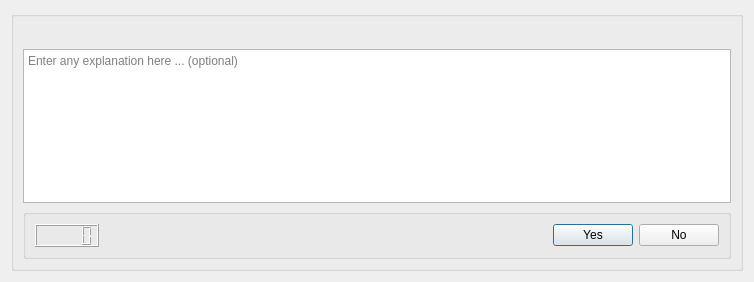
<?xml version="1.0" encoding="UTF-8"?>
<ui version="4.0">
 <class>manual_verification</class>
 <widget class="QDialog" name="manual_verification">
  <property name="geometry">
   <rect>
    <x>0</x>
    <y>0</y>
    <width>754</width>
    <height>282</height>
   </rect>
  </property>
  <property name="windowTitle">
   <string/>
  </property>
  <layout class="QGridLayout" name="gridLayout">
   <item row="0" column="1" colspan="2">
    <widget class="QGroupBox" name="groupBox">
     <property name="sizePolicy">
      <sizepolicy hsizetype="Preferred" vsizetype="Preferred">
       <horstretch>0</horstretch>
       <verstretch>2</verstretch>
      </sizepolicy>
     </property>
     <property name="title">
      <string/>
     </property>
     <layout class="QGridLayout" name="gridLayout_2">
      <item row="0" column="0" colspan="2">
       <widget class="QLabel" name="user_question">
        <property name="font">
         <font>
          <pointsize>11</pointsize>
         </font>
        </property>
        <property name="toolTip">
         <string>&lt;html&gt;&lt;head/&gt;&lt;body&gt;&lt;p&gt;Manual Verification User Query&lt;/p&gt;&lt;/body&gt;&lt;/html&gt;</string>
        </property>
        <property name="text">
         <string/>
        </property>
       </widget>
      </item>
      <item row="1" column="0" colspan="2">
       <widget class="QPlainTextEdit" name="user_explanation">
        <property name="toolTip">
         <string>&lt;html&gt;&lt;head/&gt;&lt;body&gt;&lt;p&gt;Please enter here optional explanation or comments based on manual verification of the query.&lt;/p&gt;&lt;p&gt;The explanation or comments will be provided as return value of the verification API.&lt;/p&gt;&lt;/body&gt;&lt;/html&gt;</string>
        </property>
        <property name="placeholderText">
         <string>Enter any explanation here ... (optional) </string>
        </property>
       </widget>
      </item>
      <item row="2" column="0" colspan="2">
       <widget class="QGroupBox" name="groupBox_2">
        <property name="title">
         <string/>
        </property>
        <layout class="QHBoxLayout" name="horizontalLayout">
         <item>
          <widget class="QLCDNumber" name="timer_manual_verify">
           <property name="toolTip">
            <string>&lt;html&gt;&lt;head/&gt;&lt;body&gt;&lt;p&gt;Count down timer running until verdict (Yes/No) is provided.&lt;/p&gt;&lt;/body&gt;&lt;/html&gt;</string>
           </property>
          </widget>
         </item>
         <item>
          <spacer name="horizontalSpacer">
           <property name="orientation">
            <enum>Qt::Horizontal</enum>
           </property>
           <property name="sizeHint" stdset="0">
            <size>
             <width>40</width>
             <height>20</height>
            </size>
           </property>
          </spacer>
         </item>
         <item>
          <widget class="QPushButton" name="yes_button">
           <property name="toolTip">
            <string>&lt;html&gt;&lt;head/&gt;&lt;body&gt;&lt;p&gt;Press &amp;quot;Yes&amp;quot; if query is verified.&lt;/p&gt;&lt;/body&gt;&lt;/html&gt;</string>
           </property>
           <property name="text">
            <string>Yes</string>
           </property>
          </widget>
         </item>
         <item>
          <widget class="QPushButton" name="no_button">
           <property name="toolTip">
            <string>&lt;html&gt;&lt;head/&gt;&lt;body&gt;&lt;p&gt;Press &amp;quot;No&amp;quot; if query is not verified.&lt;/p&gt;&lt;/body&gt;&lt;/html&gt;</string>
           </property>
           <property name="text">
            <string>No</string>
           </property>
          </widget>
         </item>
        </layout>
       </widget>
      </item>
     </layout>
    </widget>
   </item>
  </layout>
 </widget>
 <resources/>
 <connections/>
</ui>
